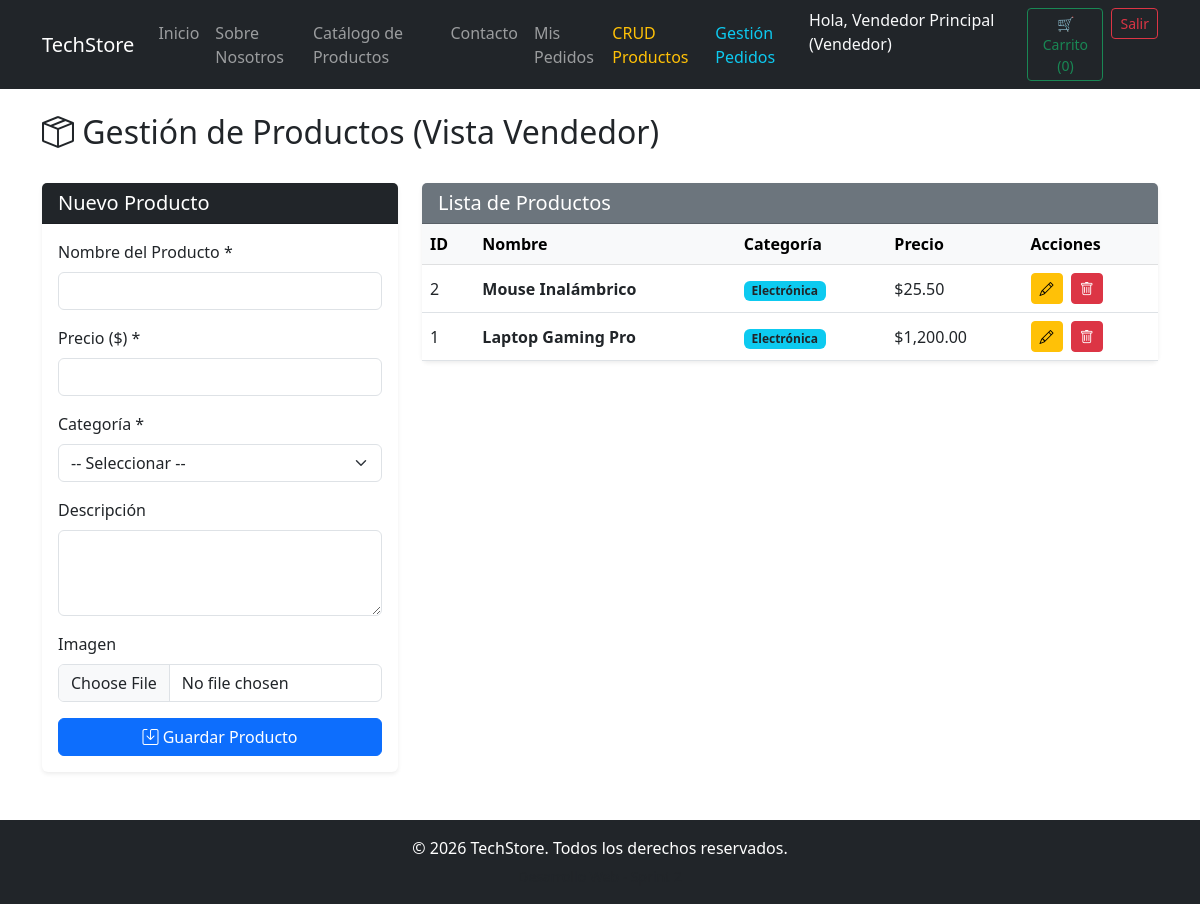
/gestion_productos.php (signed in), run on the app's committed database.
### tables this page shows
CREATE TABLE IF NOT EXISTS productos (
    id INT AUTO_INCREMENT PRIMARY KEY,
    nombre VARCHAR(150) NOT NULL,
    precio DECIMAL(10, 2) NOT NULL,
    imagen VARCHAR(255) DEFAULT 'default.jpg',
    descripcion TEXT,
    categoria_id INT,
    FOREIGN KEY (categoria_id) REFERENCES categorias(id) ON DELETE SET NULL
);

CREATE TABLE IF NOT EXISTS categorias (
    id INT AUTO_INCREMENT PRIMARY KEY,
    nombre VARCHAR(100) NOT NULL
);

### gestion_productos.php (the view, shortened to what this page needs)
<?php
require_once 'config/db.php';
$producto_editar = null;
$productos = $pdo->query("SELECT p.*, c.nombre as categoria_nombre FROM productos p LEFT JOIN categorias c ON p.categoria_id = c.id ORDER BY p.id DESC")->fetchAll();
include 'includes/header.php';
?>
<div class="d-flex justify-content-between align-items-center mb-4">
    <h2><i class="bi bi-box-seam"></i> Gestión de Productos (Vista Vendedor)</h2>
</div>
<div class="row">
    <div class="col-md-4 mb-4">
        <div class="card shadow-sm border-0">
            <div class="card-header bg-dark text-white">
                <h5 class="mb-0"><?= $producto_editar ? 'Editar Producto' : 'Nuevo Producto' ?></h5>
            </div>
            <div class="card-body">
                <form action="gestion_productos.php" method="POST" enctype="multipart/form-data">
                    <div class="mb-3">
                        <label class="form-label">Nombre del Producto *</label>
                        <input type="text" name="nombre" class="form-control" required value="<?= htmlspecialchars($producto_editar['nombre'] ?? '') ?>">
                    </div>
                    <div class="mb-3">
                        <label class="form-label">Precio ($) *</label>
                        <input type="number" step="0.01" min="0.1" name="precio" class="form-control" required value="<?= htmlspecialchars($producto_editar['precio'] ?? '') ?>">
                    </div>
                    <div class="mb-3">
                        <label class="form-label">Categoría *</label>
                        <select name="categoria_id" class="form-select" required>
                            <option value="">-- Seleccionar --</option>
                        </select>
                    </div>
                    <div class="mb-3">
                        <label class="form-label">Descripción</label>
                        <textarea name="descripcion" class="form-control" rows="3"><?= htmlspecialchars($producto_editar['descripcion'] ?? '') ?></textarea>
                    </div>
                    <div class="mb-3">
                        <label class="form-label">Imagen</label>
                        <input type="file" name="imagen" class="form-control" accept="image/*">
                    </div>
                    <button type="submit" class="btn btn-primary w-100">
                        <i class="bi bi-save"></i> <?= $producto_editar ? 'Actualizar' : 'Guardar Producto' ?>
                    </button>
                </form>
            </div>
        </div>
    </div>
    <div class="col-md-8">
        <div class="card shadow-sm border-0">
            <div class="card-header bg-secondary text-white">
                <h5 class="mb-0">Lista de Productos</h5>
            </div>
            <div class="card-body p-0">
                <div class="table-responsive">
                    <table class="table table-hover align-middle mb-0">
                        <thead class="table-light">
                            <tr>
                                <th>ID</th>
                                <th>Nombre</th>
                                <th>Categoría</th>
                                <th>Precio</th>
                                <th>Acciones</th>
                            </tr>
                        </thead>
                        <tbody>
                            <?php if (count($productos) > 0): ?>
                                <?php foreach ($productos as $prod): ?>
                                    <tr>
                                        <td><?= $prod['id'] ?></td>
                                        <td><strong><?= htmlspecialchars($prod['nombre']) ?></strong></td>
                                        <td><span class="badge bg-info text-dark"><?= htmlspecialchars($prod['categoria_nombre'] ?? 'Sin categoría') ?></span></td>
                                        <td>$<?= number_format($prod['precio'], 2) ?></td>
                                        <td>
                                            <a href="gestion_productos.php?editar=<?= $prod['id'] ?>" class="btn btn-warning btn-sm me-1">
                                                <i class="bi bi-pencil"></i>
                                            </a>
                                            <a href="gestion_productos.php?eliminar=<?= $prod['id'] ?>" class="btn btn-danger btn-sm" onclick="return confirm('¿Seguro que deseas eliminar este producto?')">
                                                <i class="bi bi-trash"></i>
                                            </a>
                                        </td>
                                    </tr>
                                <?php endforeach; ?>
                            <?php else: ?>
                                <tr>
                                    <td colspan="5" class="text-center py-4 text-muted">No hay productos registrados.</td>
                                </tr>
                            <?php endif; ?>
                        </tbody>
                    </table>
                </div>
            </div>
        </div>
    </div>
</div>
<?php include 'includes/footer.php'; ?>

### data on the page
productos: id "2", nombre "Mouse Inalámbrico", categoria.nombre "Electrónica", precio "25.50"
productos: id "1", nombre "Laptop Gaming Pro", categoria.nombre "Electrónica", precio "1,200.00"

### other printed values
$_SESSION['user_nombre'] "Vendedor Principal"
$_SESSION['user_rol'] "Vendedor"
